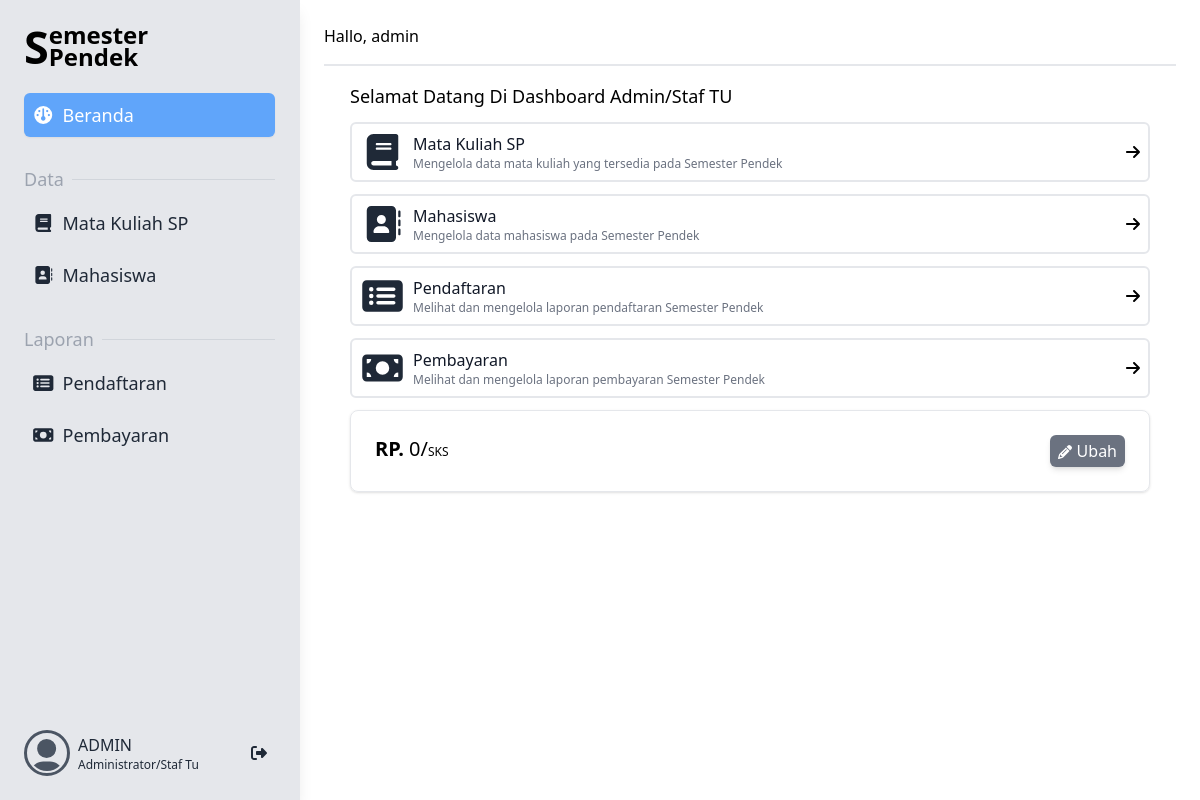
Page /pages/beranda/ (signed in) on the earlier database version.
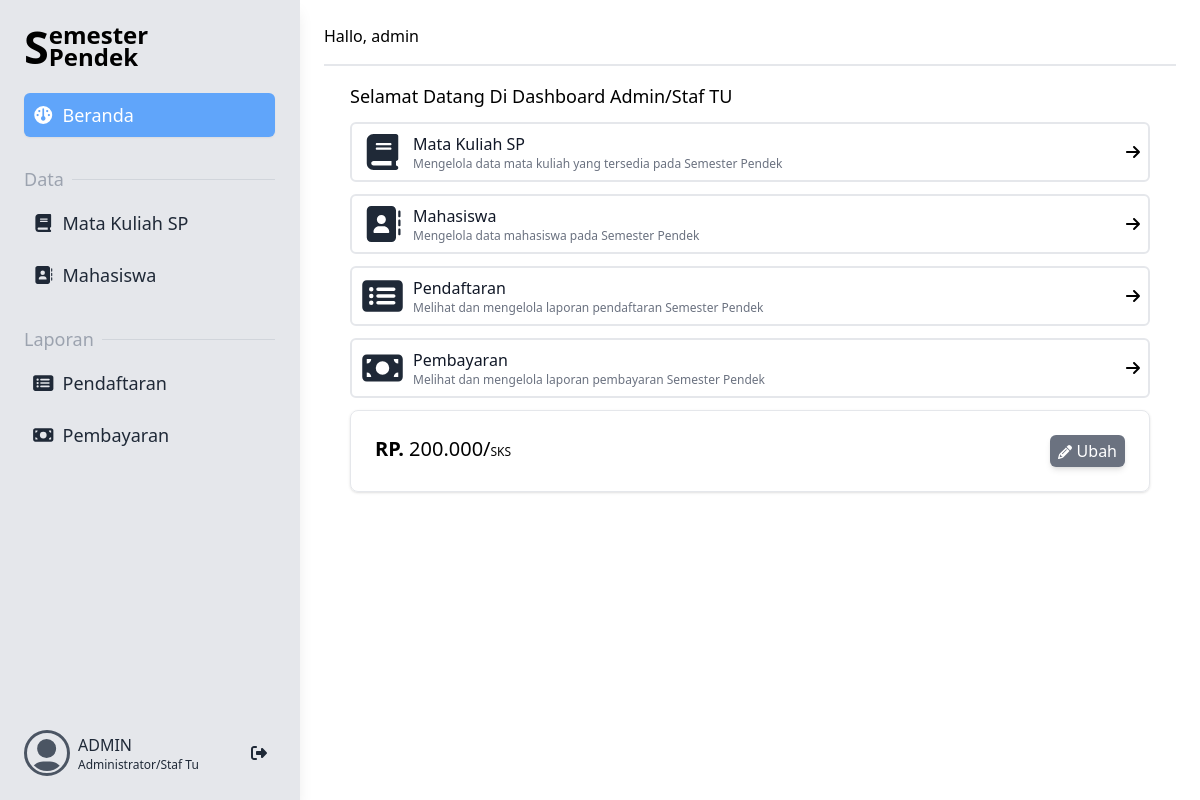
Same page on the later database version.
### tables this page shows
CREATE TABLE `tb_hargasks` (
  `id` int(11) NOT NULL AUTO_INCREMENT,
  `nilai` decimal(10,2) NOT NULL,
  PRIMARY KEY (`id`)
);

### conf.php (called while the page is built, shortened)
<?php
$hub = mysqli_connect("localhost", "root", "", "db_farhat");
function base($url = null)
{
    $base = 'http://localhost/farhat';
    if ($url != null) {
        return $base . '/' . $url;
    } else {
        return $base;
    }
}
$sl_matkul = 'Mengelola data mata kuliah yang tersedia pada Semester Pendek';
$sl_mhs = 'Mengelola data mahasiswa pada Semester Pendek';
$sl_daftar = 'Melihat dan mengelola laporan pendaftaran Semester Pendek';
$sl_bayar = 'Melihat dan mengelola laporan pembayaran Semester Pendek';
$menu = [
    "Data" => [
        ["url" => base('pages/matkul/'), "label" => "Mata Kuliah SP", 'sublabel' => $sl_matkul, 'icon' => 'fas fa-book'],
        ["url" => base('pages/mhs/'), "label" => "Mahasiswa", 'sublabel' => $sl_mhs, 'icon' => 'fas fa-address-book'],
    ],
    "Laporan" => [
        ["url" => base('pages/pendaftaran'), "label" => "Pendaftaran", 'sublabel' => $sl_daftar, 'icon' => 'fas fa-rectangle-list'],
        ["url" => base('pages/pembayaran'), "label" => "Pembayaran", 'sublabel' => $sl_bayar, 'icon' => 'fas fa-money-bill'],
    ]
];
$sql = mysqli_query($hub, "SELECT nilai FROM tb_hargasks LIMIT 1") or die(mysqli_error($hub));
if (mysqli_num_rows($sql) > 0) {
    $data = mysqli_fetch_array($sql);
    $hargasks = $data['nilai'];
}

### pages/beranda/index.php (the view)
<?php include_once "../../header.php" ?>
<div class="space-y-4 divide-y-2">
    <div class="font-medium">
        Hallo, <?= $_SESSION['userData']['nama'] ?>
    </div>
    <div class="flex pt-4 justify-center">
        <div class="w-[800px]">
            <div class="font-medium text-lg mb-3">
                Selamat Datang Di Dashboard Admin/Staf TU
            </div>
            <?php foreach ($menu as $key => $k) {
                foreach ($k as $l) { ?>
                    <div class="mb-3">
                        <a href="<?= $l['url'] ?>"
                            class="hover:bg-gray-100 flex gap-2 font-medium items-center border-2 p-2 rounded-md">
                            <i class="text-gray-800 <?= $l['icon'] ?> text-[36px] fa-fw"></i>
                            <div class="flex-1">
                                <div class="text-gray-900">
                                    <?= $l['label'] ?>
                                </div>
                                <div class="text-xs text-gray-500">
                                    <?= $l['sublabel'] ?>
                                </div>
                            </div>
                            <i class="fas fa-arrow-right"></i>
                        </a>
                    </div>
                <?php }
            } ?>
            <div class="border p-6 rounded-lg shadow flex justify-between">
                <div class="text-xl">
                    <span class="font-semibold">RP.</span>
                    <?= number_format($hargasks, 0, ',', '.') ?>/<span class="text-xs font-medium">SKS</span>
                </div>
                <div class="bg-gray-500 text-white px-2 py-1 rounded-md shadow-md hover:bg-gray-600">
                    <a href="edithargasks.php"><i class="text-sm fas fa-pencil"></i> Ubah</a>
                </div>
            </div>
        </div>
    </div>
</div>
<?php include_once "../../footer.php"; ?>

Differences in the rows shown:
added tb_hargasks: nilai "200.000"
Other differences:
$hargasks: "0" → (not shown)
